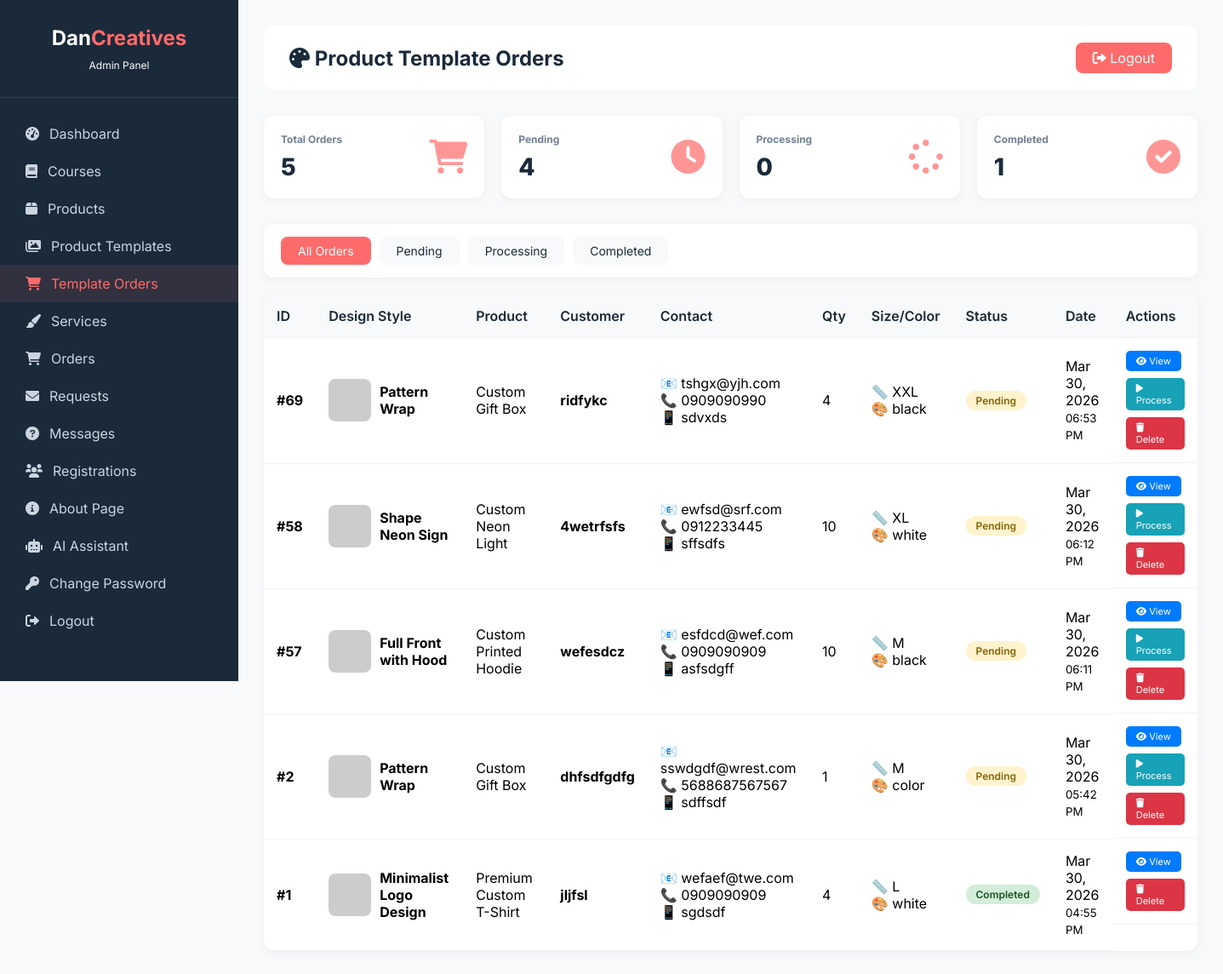
The page /admin/view-product-template-orders.php (signed in) on the database its author committed.
### tables this page shows
CREATE TABLE `product_template_orders` (
  `id` int(11) NOT NULL AUTO_INCREMENT,
  `product_id` int(11) NOT NULL,
  `product_name` varchar(200) DEFAULT NULL,
  `template_id` int(11) NOT NULL,
  `template_name` varchar(200) NOT NULL,
  `template_image` varchar(500) DEFAULT NULL,
  `customer_name` varchar(100) NOT NULL,
  `customer_email` varchar(100) NOT NULL,
  `customer_phone` varchar(50) NOT NULL,
  `customer_telegram` varchar(100) DEFAULT NULL,
  `quantity` varchar(50) DEFAULT '1',
  `size` varchar(50) DEFAULT NULL,
  `color` varchar(100) DEFAULT NULL,
  `requirements` text DEFAULT NULL,
  `status` enum('pending','processing','completed') DEFAULT 'pending',
  `created_at` timestamp NOT NULL DEFAULT current_timestamp(),
  PRIMARY KEY (`id`),
  KEY `product_id` (`product_id`),
  KEY `template_id` (`template_id`),
  CONSTRAINT `product_template_orders_ibfk_1` FOREIGN KEY (`product_id`) REFERENCES `products` (`id`) ON DELETE CASCADE,
  CONSTRAINT `product_template_orders_ibfk_2` FOREIGN KEY (`template_id`) REFERENCES `product_templates` (`id`) ON DELETE CASCADE
);

### admin/view-product-template-orders.php (the view, shortened to what this page needs)
<?php
require_once '../config.php';
$status_filter = isset($_GET['filter']) ? $conn->real_escape_string($_GET['filter']) : '';
$where = $status_filter ? "WHERE status='$status_filter'" : "";
$orders = $conn->query("SELECT * FROM product_template_orders $where ORDER BY id DESC");
$total_pending = $conn->query("SELECT COUNT(*) as count FROM product_template_orders WHERE status='pending'")->fetch_assoc()['count'];
$total_processing = $conn->query("SELECT COUNT(*) as count FROM product_template_orders WHERE status='processing'")->fetch_assoc()['count'];
$total_completed = $conn->query("SELECT COUNT(*) as count FROM product_template_orders WHERE status='completed'")->fetch_assoc()['count'];
$total_orders = $conn->query("SELECT COUNT(*) as count FROM product_template_orders")->fetch_assoc()['count'];
?>
<!DOCTYPE html>
<html lang="en">
<head>
    <link rel="stylesheet" href="https://cdnjs.cloudflare.com/ajax/libs/font-awesome/6.0.0-beta3/css/all.min.css">
</head>
<body>
    <div class="admin-container">
        <div class="sidebar">
            <div class="sidebar-header">
                <h3>Dan<span>Creatives</span></h3>
                <p style="font-size:12px;margin-top:10px;">Admin Panel</p>
            </div>
            <div class="sidebar-menu">
                <a href="dashboard.php"><i class="fas fa-tachometer-alt"></i> Dashboard</a>
                <a href="manage-courses.php"><i class="fas fa-book"></i> Courses</a>
                <a href="manage-products.php"><i class="fas fa-box"></i> Products</a>
                <a href="manage-product-templates.php"><i class="fas fa-images"></i> Product Templates</a>
                <a href="view-product-template-orders.php" class="active"><i class="fas fa-shopping-cart"></i> Template Orders</a>
                <a href="manage-services.php"><i class="fas fa-paint-brush"></i> Services</a>
                <a href="view-orders.php"><i class="fas fa-shopping-cart"></i> Orders</a>
                <a href="view-requests.php"><i class="fas fa-envelope"></i> Requests</a>
                <a href="manage-questions.php"><i class="fas fa-question-circle"></i> Messages</a>
                <a href="view-registrations.php"><i class="fas fa-users"></i> Registrations</a>
                <a href="manage-about.php"><i class="fas fa-info-circle"></i> About Page</a>
                <a href="ai-settings.php"><i class="fas fa-robot"></i> AI Assistant</a>
                <a href="change-password.php"><i class="fas fa-key"></i> Change Password</a>
                <a href="logout.php"><i class="fas fa-sign-out-alt"></i> Logout</a>
            </div>
        </div>
        <div class="main-content">
            <div class="top-bar">
                <h2><i class="fas fa-palette"></i> Product Template Orders</h2>
                <a href="logout.php" style="background: #ff6b6b; color: white; padding: 8px 20px; border-radius: 8px; text-decoration: none;">
                    <i class="fas fa-sign-out-alt"></i> Logout
                </a>
            </div>
            <div class="stats-grid">
                <div class="stat-card">
                    <div class="stat-info">
                        <h3>Total Orders</h3>
                        <div class="number"><?php echo $total_orders; ?></div>
                    </div>
                    <div class="stat-icon"><i class="fas fa-shopping-cart"></i></div>
                </div>
                <div class="stat-card">
                    <div class="stat-info">
                        <h3>Pending</h3>
                        <div class="number"><?php echo $total_pending; ?></div>
                    </div>
                    <div class="stat-icon"><i class="fas fa-clock"></i></div>
                </div>
                <div class="stat-card">
                    <div class="stat-info">
                        <h3>Processing</h3>
                        <div class="number"><?php echo $total_processing; ?></div>
                    </div>
                    <div class="stat-icon"><i class="fas fa-spinner"></i></div>
                </div>
                <div class="stat-card">
                    <div class="stat-info">
                        <h3>Completed</h3>
                        <div class="number"><?php echo $total_completed; ?></div>
                    </div>
                    <div class="stat-icon"><i class="fas fa-check-circle"></i></div>
                </div>
            </div>
            <div class="filter-bar">
                <a href="view-product-template-orders.php" class="<?php echo !$status_filter ? 'active' : ''; ?>">All Orders</a>
                <a href="?filter=pending" class="<?php echo $status_filter == 'pending' ? 'active' : ''; ?>">Pending</a>
                <a href="?filter=processing" class="<?php echo $status_filter == 'processing' ? 'active' : ''; ?>">Processing</a>
                <a href="?filter=completed" class="<?php echo $status_filter == 'completed' ? 'active' : ''; ?>">Completed</a>
            </div>
            <div class="orders-table">
                <?php if($orders && $orders->num_rows > 0): ?>
                <table>
                    <thead>
                        <tr>
                            <th>ID</th>
                            <th>Design Style</th>
                            <th>Product</th>
                            <th>Customer</th>
                            <th>Contact</th>
                            <th>Qty</th>
                            <th>Size/Color</th>
                            <th>Status</th>
                            <th>Date</th>
                            <th>Actions</th>
                        </tr>
                    </thead>
                    <tbody>
                        <?php while($order = $orders->fetch_assoc()): ?>
                        <tr>
                            <td><strong>#<?php echo $order['id']; ?></strong></td>
                            <td>
                                <div class="template-preview">
                                    <img src="<?php echo $order['template_image']; ?>" onerror="this.src='https://via.placeholder.com/50'">
                                    <div>
                                        <strong><?php echo htmlspecialchars($order['template_name']); ?></strong>
                                    </div>
                                </div>
                            </td>
                            <td><?php echo htmlspecialchars($order['product_name']); ?></td>
                            <td>
                                <strong><?php echo htmlspecialchars($order['customer_name']); ?></strong>
                            </td>
                            <td>
                                📧 <?php echo htmlspecialchars($order['customer_email']); ?><br>
                                📞 <?php echo htmlspecialchars($order['customer_phone']); ?><br>
                                <?php if($order['customer_telegram']): ?>
                                📱 <?php echo htmlspecialchars($order['customer_telegram']); ?>
                                <?php endif; ?>
                            </td>
                            <td><?php echo $order['quantity']; ?></td>
                            <td>
                                <?php if($order['size']): ?>📏 <?php echo $order['size']; ?><br><?php endif; ?>
                                <?php if($order['color']): ?>🎨 <?php echo $order['color']; ?><?php endif; ?>
                            </td>
                            <td>
                                <span class="status-badge status-<?php echo $order['status']; ?>">
                                    <?php echo ucfirst($order['status']); ?>
                                </span>
                            </td>
                            <td>
                                <?php echo date('M d, Y', strtotime($order['created_at'])); ?><br>
                                <small><?php echo date('h:i A', strtotime($order['created_at'])); ?></small>
                            </td>
                            <td class="action-buttons">
                                <a href="#" class="btn-view" onclick="viewOrderDetail(<?php echo $order['id']; ?>)">
                                    <i class="fas fa-eye"></i> View
                                </a>
                                <?php if($order['status'] == 'pending'): ?>
                                    <a href="?status=processing&id=<?php echo $order['id']; ?>" class="btn-processing">
                                        <i class="fas fa-play"></i> Process
                                    </a>
                                <?php endif; ?>
                                <a href="?delete=<?php echo $order['id']; ?>" class="btn-delete" onclick="return confirm('Delete this order?')">
                                    <i class="fas fa-trash"></i> Delete
                                </a>
                            </td>
                        </tr>
                        <?php endwhile; ?>
                    </tbody>
                </table>
                <?php endif; ?>
            </div>
        </div>
    </div>
</body>
</html>

### admin/view-product-template-orders.php (style rules this page uses)
* { margin: 0; padding: 0; box-sizing: border-box; }
body { font-family: 'Inter', sans-serif; background: #f8f9fa; }
.admin-container { display: flex; min-height: 100vh; }
.sidebar { width: 280px; background: #1a2a3a; color: white; position: fixed; height: 100vh; overflow-y: auto; }
.sidebar-header { padding: 30px; text-align: center; border-bottom: 1px solid rgba(255,255,255,0.1); }
.sidebar-header h3 { font-size: 24px; }
.sidebar-header span { color: #ff6b6b; }
.sidebar-menu { padding: 20px 0; }
.sidebar-menu a { display: flex; align-items: center; gap: 12px; padding: 12px 30px; color: #cbd5e0; text-decoration: none; transition: 0.3s; }
.sidebar-menu a:hover, .sidebar-menu a.active { background: rgba(255,107,107,0.1); color: #ff6b6b; }
.main-content { margin-left: 280px; flex: 1; padding: 30px; }
.top-bar { background: white; padding: 20px 30px; border-radius: 12px; margin-bottom: 30px; display: flex; justify-content: space-between; align-items: center; flex-wrap: wrap; gap: 15px; }
.top-bar h2 { color: #1a2a3a; }
.stats-grid { display: grid; grid-template-columns: repeat(auto-fit, minmax(180px, 1fr)); gap: 20px; margin-bottom: 30px; }
.stat-card { background: white; padding: 20px; border-radius: 12px; display: flex; align-items: center; justify-content: space-between; box-shadow: 0 2px 10px rgba(0,0,0,0.05); transition: 0.3s; }
.stat-info h3 { font-size: 12px; color: #718096; margin-bottom: 8px; }
.stat-info .number { font-size: 28px; font-weight: 800; color: #1a2a3a; }
.stat-icon { font-size: 40px; color: #ff6b6b; opacity: 0.7; }
.filter-bar { background: white; padding: 15px 20px; border-radius: 12px; margin-bottom: 20px; display: flex; gap: 10px; flex-wrap: wrap; align-items: center; box-shadow: 0 2px 10px rgba(0,0,0,0.05); }
.filter-bar a { padding: 8px 20px; background: #f8f9fa; border-radius: 8px; text-decoration: none; color: #1a2a3a; transition: 0.3s; font-size: 14px; }
.filter-bar a.active, .filter-bar a:hover { background: #ff6b6b; color: white; }
.orders-table { background: white; border-radius: 12px; overflow-x: auto; box-shadow: 0 2px 10px rgba(0,0,0,0.05); }
table { width: 100%; border-collapse: collapse; }
th, td { padding: 15px; text-align: left; border-bottom: 1px solid #eef2f6; }
th { background: #f8f9fa; font-weight: 600; color: #1a2a3a; position: sticky; top: 0; }
.template-preview { display: flex; gap: 10px; align-items: center; }
.template-preview img { width: 50px; height: 50px; object-fit: cover; border-radius: 8px; }
.status-badge { padding: 4px 12px; border-radius: 20px; font-size: 12px; font-weight: 600; display: inline-block; }
.status-pending { background: #fff3cd; color: #856404; }
.status-completed { background: #d4edda; color: #155724; }
.action-buttons { display: flex; gap: 8px; flex-wrap: wrap; }
.action-buttons a { padding: 5px 12px; border-radius: 5px; font-size: 11px; text-decoration: none; transition: 0.3s; }
.btn-processing { background: #17a2b8; color: white; }
.btn-delete { background: #dc3545; color: white; }
.btn-view { background: #007bff; color: white; }

### rows shown on the page
product_template_orders: id "69", template_name "Pattern Wrap", product_name "Custom Gift Box", customer_name "ridfykc", customer_email "tshgx@yjh.com", customer_phone "0909090990", customer_telegram "sdvxds", quantity "4", size "XXL", color "black", status "Pending", created_at "Mar 30, 2026", created_at "06:53 PM"
product_template_orders: id "58", template_name "Shape Neon Sign", product_name "Custom Neon Light", customer_name "4wetrfsfs", customer_email "ewfsd@srf.com", customer_phone "0912233445", customer_telegram "sffsdfs", quantity "10", size "XL", color "white", status "Pending", created_at "Mar 30, 2026", created_at "06:12 PM"
product_template_orders: id "57", template_name "Full Front with Hood", product_name "Custom Printed Hoodie", customer_name "wefesdcz", customer_email "esfdcd@wef.com", customer_phone "0909090909", customer_telegram "asfsdgff", quantity "10", size "M", color "black", status "Pending", created_at "Mar 30, 2026", created_at "06:11 PM"
product_template_orders: id "2", template_name "Pattern Wrap", product_name "Custom Gift Box", customer_name "dhfsdfgdfg", customer_email "sswdgdf@wrest.com", customer_phone "5688687567567", customer_telegram "sdffsdf", quantity "1", size "M", color "color", status "Pending", created_at "Mar 30, 2026", created_at "05:42 PM"
product_template_orders: id "1", template_name "Minimalist Logo Design", product_name "Premium Custom T-Shirt", customer_name "jljfsl", customer_email "wefaef@twe.com", customer_phone "0909090909", customer_telegram "sgdsdf", quantity "4", size "L", color "white", status "Completed", created_at "Mar 30, 2026", created_at "04:55 PM"

### other values the page prints
$total_orders "5"
$total_pending "4"
$total_processing "0"
$total_completed "1"
